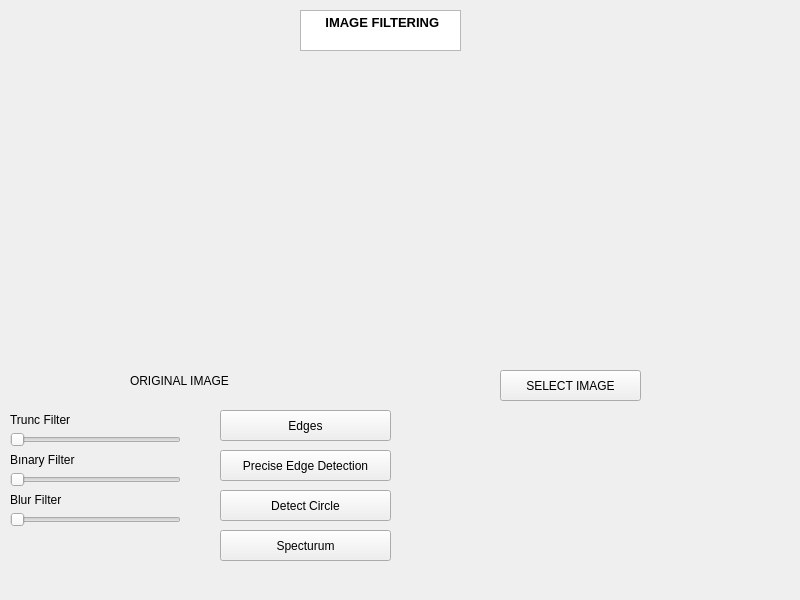
<?xml version="1.0" encoding="UTF-8"?>
<ui version="4.0">
 <class>Widget</class>
 <widget class="QWidget" name="Widget">
  <property name="geometry">
   <rect>
    <x>0</x>
    <y>0</y>
    <width>800</width>
    <height>600</height>
   </rect>
  </property>
  <property name="windowTitle">
   <string>Widget</string>
  </property>
  <widget class="QWidget" name="widget_2" native="true">
   <property name="geometry">
    <rect>
     <x>400</x>
     <y>60</y>
     <width>341</width>
     <height>311</height>
    </rect>
   </property>
  </widget>
  <widget class="QPushButton" name="pushButton_5">
   <property name="geometry">
    <rect>
     <x>220</x>
     <y>530</y>
     <width>171</width>
     <height>31</height>
    </rect>
   </property>
   <property name="text">
    <string>Specturum</string>
   </property>
  </widget>
  <widget class="QPushButton" name="pushButton">
   <property name="geometry">
    <rect>
     <x>500</x>
     <y>370</y>
     <width>141</width>
     <height>31</height>
    </rect>
   </property>
   <property name="text">
    <string>SELECT IMAGE</string>
   </property>
  </widget>
  <widget class="QSlider" name="horizontalSlider_3">
   <property name="geometry">
    <rect>
     <x>10</x>
     <y>510</y>
     <width>171</width>
     <height>20</height>
    </rect>
   </property>
   <property name="orientation">
    <enum>Qt::Orientation::Horizontal</enum>
   </property>
  </widget>
  <widget class="QSlider" name="horizontalSlider">
   <property name="geometry">
    <rect>
     <x>10</x>
     <y>430</y>
     <width>171</width>
     <height>20</height>
    </rect>
   </property>
   <property name="orientation">
    <enum>Qt::Orientation::Horizontal</enum>
   </property>
  </widget>
  <widget class="QPushButton" name="pushButton_3">
   <property name="geometry">
    <rect>
     <x>220</x>
     <y>490</y>
     <width>171</width>
     <height>31</height>
    </rect>
   </property>
   <property name="text">
    <string>Detect Circle</string>
   </property>
  </widget>
  <widget class="QSlider" name="horizontalSlider_2">
   <property name="geometry">
    <rect>
     <x>10</x>
     <y>470</y>
     <width>171</width>
     <height>20</height>
    </rect>
   </property>
   <property name="orientation">
    <enum>Qt::Orientation::Horizontal</enum>
   </property>
  </widget>
  <widget class="QLabel" name="label">
   <property name="geometry">
    <rect>
     <x>10</x>
     <y>410</y>
     <width>81</width>
     <height>20</height>
    </rect>
   </property>
   <property name="text">
    <string>Trunc Filter</string>
   </property>
  </widget>
  <widget class="QPushButton" name="pushButton_4">
   <property name="geometry">
    <rect>
     <x>220</x>
     <y>450</y>
     <width>171</width>
     <height>31</height>
    </rect>
   </property>
   <property name="text">
    <string>Precise Edge Detection</string>
   </property>
  </widget>
  <widget class="QLabel" name="label_3">
   <property name="geometry">
    <rect>
     <x>10</x>
     <y>490</y>
     <width>91</width>
     <height>20</height>
    </rect>
   </property>
   <property name="text">
    <string>Blur Filter</string>
   </property>
  </widget>
  <widget class="QPushButton" name="pushButton_2">
   <property name="geometry">
    <rect>
     <x>220</x>
     <y>410</y>
     <width>171</width>
     <height>31</height>
    </rect>
   </property>
   <property name="text">
    <string>Edges</string>
   </property>
  </widget>
  <widget class="QTextEdit" name="textEdit">
   <property name="geometry">
    <rect>
     <x>300</x>
     <y>10</y>
     <width>161</width>
     <height>41</height>
    </rect>
   </property>
   <property name="html">
    <string>&lt;!DOCTYPE HTML PUBLIC &quot;-//W3C//DTD HTML 4.0//EN&quot; &quot;http://www.w3.org/TR/REC-html40/strict.dtd&quot;&gt;
&lt;html&gt;&lt;head&gt;&lt;meta name=&quot;qrichtext&quot; content=&quot;1&quot; /&gt;&lt;meta charset=&quot;utf-8&quot; /&gt;&lt;style type=&quot;text/css&quot;&gt;
p, li { white-space: pre-wrap; }
hr { height: 1px; border-width: 0; }
li.unchecked::marker { content: &quot;\2610&quot;; }
li.checked::marker { content: &quot;\2612&quot;; }
&lt;/style&gt;&lt;/head&gt;&lt;body style=&quot; font-family:'Segoe UI'; font-size:9pt; font-weight:400; font-style:normal;&quot;&gt;
&lt;p align=&quot;center&quot; style=&quot; margin-top:0px; margin-bottom:0px; margin-left:0px; margin-right:0px; -qt-block-indent:0; text-indent:0px;&quot;&gt;&lt;span style=&quot; font-size:10pt; font-weight:700;&quot;&gt; IMAGE FILTERING&lt;/span&gt;&lt;/p&gt;&lt;/body&gt;&lt;/html&gt;</string>
   </property>
  </widget>
  <widget class="QLabel" name="label_4">
   <property name="geometry">
    <rect>
     <x>130</x>
     <y>370</y>
     <width>131</width>
     <height>21</height>
    </rect>
   </property>
   <property name="text">
    <string>ORIGINAL IMAGE</string>
   </property>
  </widget>
  <widget class="QLabel" name="label_2">
   <property name="geometry">
    <rect>
     <x>10</x>
     <y>450</y>
     <width>91</width>
     <height>20</height>
    </rect>
   </property>
   <property name="text">
    <string>Bınary Filter</string>
   </property>
  </widget>
  <widget class="QWidget" name="widget" native="true">
   <property name="geometry">
    <rect>
     <x>30</x>
     <y>60</y>
     <width>331</width>
     <height>311</height>
    </rect>
   </property>
  </widget>
 </widget>
 <resources/>
 <connections/>
</ui>
